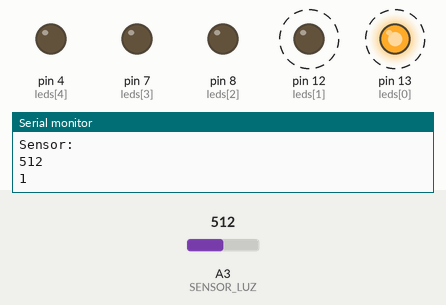
A sketch run on a simulated Arduino Uno, built with avr-gcc and run on an emulated ATmega328P. On the bench: output pins drawn as LEDs (lit = HIGH), the last lines printed to the serial monitor. Dashed ring = blinking. Inputs (shaded band) come from the test bench; at power-on: A3 (SENSOR_LUZ) = 512.

Above: at 1.25 s.
1.3 s: A3 (SENSOR_LUZ) set to 583
4.3 s: A3 (SENSOR_LUZ) set to 613
At 4.65 s:
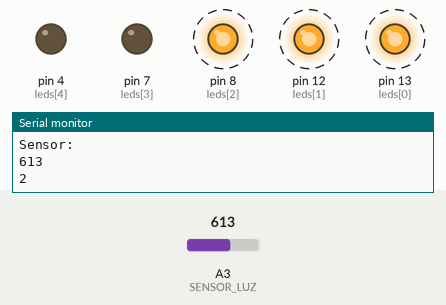
7.3 s: A3 (SENSOR_LUZ) set to 738
10.3 s: A3 (SENSOR_LUZ) set to 768
At 10.76 s:
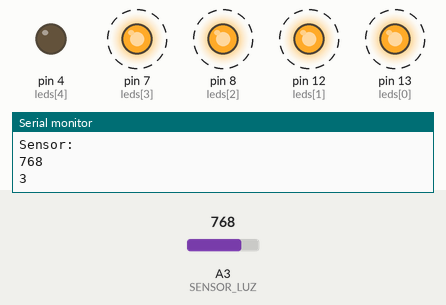
13.3 s: A3 (SENSOR_LUZ) set to 887
16.3 s: A3 (SENSOR_LUZ) set to 914
At 17.27 s:
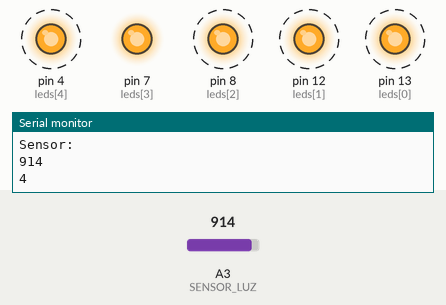
At 17.97 s:
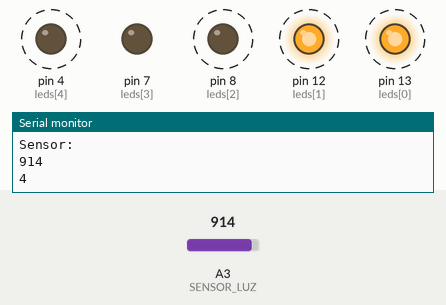
Timing chart, 0 to 20.3 s (numbered marks = the images above; inputs shaded):
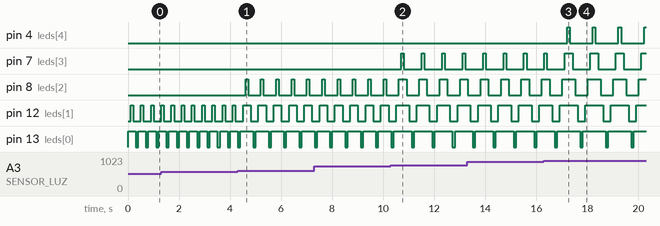

Measured:
- the behaviour switches between 599 and 600 on A3 (SENSOR_LUZ) (found by bisection; images 0 and 1)
- the behaviour switches between 749 and 750 on A3 (SENSOR_LUZ) (found by bisection; images 1 and 2)
- the behaviour switches between 899 and 900 on A3 (SENSOR_LUZ) (found by bisection; images 2 and 3)
- after the input at 4.3 s, pin 8 (leds[2]): alternates HIGH for 0.10 s and LOW for 0.50 s, starting after 0.31 s; pin 12 (leds[1]): alternates HIGH for 0.30 s and LOW for 0.30 s, starting after 0.51 s; pin 13 (leds[0]): alternates HIGH for 0.50 s and LOW for 0.10 s, starting after 0.61 s
- after the input at 10.3 s, pin 7 (leds[3]): alternates HIGH for 0.10 s and LOW for 0.70 s, starting after 0.41 s; pin 8 (leds[2]): alternates HIGH for 0.30 s and LOW for 0.50 s, starting after 0.61 s
- after the input at 16.3 s, pin 4 (leds[4]): alternates HIGH for 0.10 s and LOW for 0.90 s, starting after 0.92 s
- by itself, pin 12 (leds[1]): alternates HIGH for 0.10 s and LOW for 0.30 s
- by itself, pin 13 (leds[0]): alternates HIGH for 0.30 s and LOW for 0.10 s

The sketch:

ProgramMEV2_Luz.pde
```cpp
#define SPEAKER 4 //em paralelo com led
#define LED_P5 4 //em paralelo com speaker
#define LED_P4 7
#define LED_P3 8
#define LED_P2 12
#define LED_P1 13

#define CHAVE_1 2

#define TRANSISTOR_Q5 9
#define TRANSISTOR_Q4 6 //servo
#define TRANSISTOR_Q2 5 //servo
#define TRANSISTOR_Q3 3

//Analogicas
#define SENSOR_TEMPERATURA 2
#define SENSOR_LUZ 3
#define ENTRADA_1 0
#define ENTRADA_2 1

//Entradas para interrupcao
#define INT_1 3
#define INT_0 2

#define SERVO_1 5
#define SERVO_2 6

//Ponte H
#define MOTOR1_A 7 //led paralelo
#define MOTOR1_B 8 //led paralelo
#define MOTOR1_PWM 10 //led paralelo

#define MOTOR2_A 12 //led paralelo
#define MOTOR2_B 13 //led paralelo
#define MOTOR2_PWM 11 //led paralelo

int leds[] = {
  13, 12, 8, 7, 4};

void setup() {
  Serial.begin(9600);
  for(int x=0;x<5;x++) {
    pinMode(leds[x], OUTPUT);
  }
}


void loop() {

  Serial.println("Sensor: ");
  Serial.println(analogRead(SENSOR_LUZ));
  int numeroLedsALigar = map(analogRead(SENSOR_LUZ), 300, 900, 0, 4);
  Serial.println(numeroLedsALigar);
  for(int x=0;x<=numeroLedsALigar;x++) {
    digitalWrite(leds[x], HIGH);
    delay(100);
  }
  for(int x=numeroLedsALigar;x>-1;x--) {
    digitalWrite(leds[x], LOW);
    delay(100);
  }
}
```
